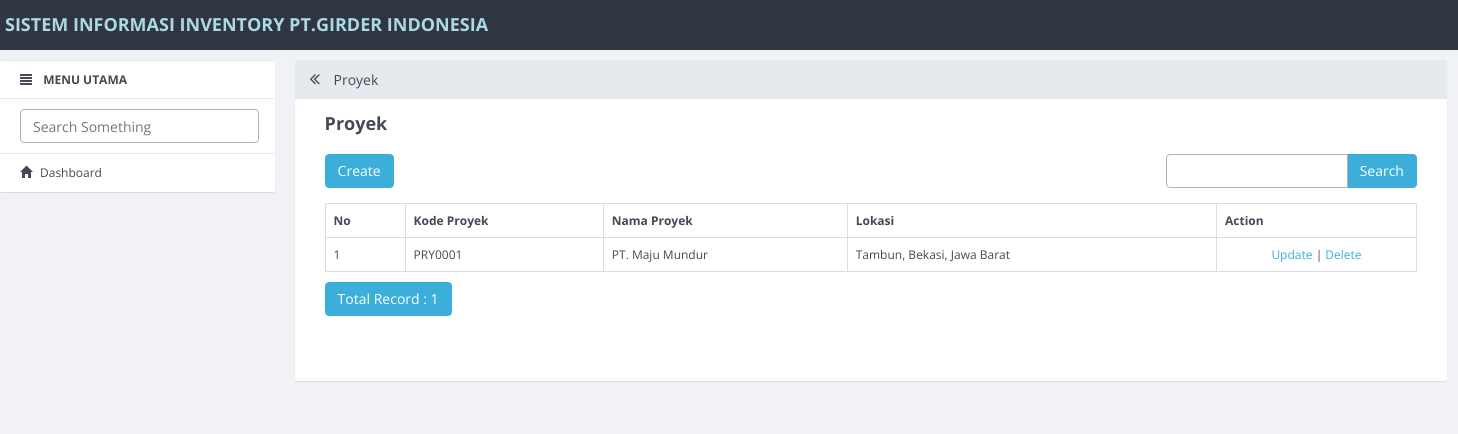
The page /index.php/proyek on the database its author committed.
### tables this page shows
CREATE TABLE `proyek` (
  `id_proyek` int(11) NOT NULL,
  `kd_proyek` varchar(225) NOT NULL,
  `nama_proyek` varchar(225) NOT NULL,
  `lokasi` varchar(225) NOT NULL,
  `luas_tanah` varchar(225) NOT NULL
);

### application/controllers/Proyek.php (called while the page is built, shortened)
<?php
class Proyek extends CI_Controller
{
  function __construct()
  {
    $this->load->model('Proyek_model');
    $this->load->model('No_urut');
    $this->load->library('form_validation');
  }
  public function index()
  {
    $q = urldecode($this->input->get('q', TRUE));
    $start = intval($this->input->get('start'));
    if ($q <> '') {
      $config['base_url'] = base_url() . 'proyek/index.html?q=' . urlencode($q);
      $config['first_url'] = base_url() . 'proyek/index.html?q=' . urlencode($q);
    } else {
      $config['base_url'] = base_url() . 'proyek/index.html';
      $config['first_url'] = base_url() . 'proyek/index.html';
    }
    $config['per_page'] = 10;
    $config['page_query_string'] = TRUE;
    $config['total_rows'] = $this->Proyek_model->total_rows($q);
    $nama_proyek = $this->Proyek_model->get_limit_data($config['per_page'], $start, $q);
    $this->load->library('pagination');
    $this->pagination->initialize($config);
    $data = array(
      'proyek' => $nama_proyek,
      'q' => $q,
      'pagination' => $this->pagination->create_links(),
      'total_rows' => $config['total_rows'],
      'start' => $start,
      'konten' => 'proyek/proyek_list',
      'judul' => 'Proyek',
    );
    $this->load->view('v_index', $data);
  }
}

### index.php (called while the page is built, shortened)
<?php
require_once BASEPATH.'core/CodeIgniter.php';

### application/config/config.php (called while the page is built, shortened)
<?php
$config['base_url'] = "http://".$_SERVER['HTTP_HOST'];
$config['base_url'] .= preg_replace('@/+$@','',dirname($_SERVER['SCRIPT_NAME'])).'/';
$config['index_page'] = '';
$config['uri_protocol']	= 'REQUEST_URI';
$config['url_suffix'] = '.html';
$config['language']	= 'english';
$config['charset'] = 'UTF-8';
$config['enable_hooks'] = FALSE;
$config['subclass_prefix'] = 'MY_';
$config['composer_autoload'] = FALSE;
$config['permitted_uri_chars'] = 'a-z 0-9~%.:_\-';
$config['enable_query_strings'] = FALSE;
$config['controller_trigger'] = 'c';
$config['function_trigger'] = 'm';
$config['directory_trigger'] = 'd';
$config['allow_get_array'] = TRUE;
$config['log_threshold'] = 0;
$config['log_path'] = '';
$config['log_file_extension'] = '';
$config['log_file_permissions'] = 0644;
$config['log_date_format'] = 'Y-m-d H:i:s';
$config['error_views_path'] = '';
$config['cache_path'] = '';
$config['cache_query_string'] = FALSE;
$config['encryption_key'] = '';
$config['sess_driver'] = 'files';
$config['sess_cookie_name'] = 'ci_session';
$config['sess_expiration'] = 7200;
$config['sess_save_path'] = NULL;
$config['sess_match_ip'] = FALSE;
$config['sess_time_to_update'] = 300;
$config['sess_regenerate_destroy'] = FALSE;
$config['cookie_prefix']	= '';
$config['cookie_domain']	= '';
$config['cookie_path']		= '/';
$config['cookie_secure']	= FALSE;
$config['cookie_httponly'] 	= FALSE;
$config['standardize_newlines'] = FALSE;
$config['global_xss_filtering'] = FALSE;
$config['csrf_protection'] = FALSE;
$config['csrf_token_name'] = 'csrf_test_name';
$config['csrf_cookie_name'] = 'csrf_cookie_name';
$config['csrf_expire'] = 7200;
$config['csrf_regenerate'] = TRUE;
$config['csrf_exclude_uris'] = array();
$config['compress_output'] = FALSE;
$config['time_reference'] = 'local';
$config['rewrite_short_tags'] = FALSE;
$config['proxy_ips'] = '';

### application/models/Proyek_model.php (called while the page is built, shortened)
<?php
class Proyek_model extends CI_Model
{
  public $table = 'proyek';
  public $id = 'id_proyek';
  public $order = 'DESC';
  function total_rows($q = NULL)
  {
    $this->db->like('id_proyek', $q);
    $this->db->or_like('nama_proyek', $q);
    $this->db->or_like('lokasi', $q);
    $this->db->from($this->table);
    return $this->db->count_all_results();
  }
  function get_limit_data($limit, $start = 0, $q = NULL)
  {
    $this->db->order_by($this->id, $this->order);
    $this->db->like('id_proyek', $q);
    $this->db->or_like('nama_proyek', $q);
    $this->db->or_like('lokasi', $q);
    $this->db->limit($limit, $start);
    return $this->db->get($this->table)->result();
  }
}

### application/views/proyek/proyek_list.php (the view, shortened to what this page needs)
<div class="row" style="margin-bottom: 10px">
    <div class="col-md-4">
        <?php echo anchor(site_url('proyek/create'), 'Create', 'class="btn btn-primary"'); ?>
    </div>
    <div class="col-md-4 text-center">
    </div>
    <div class="col-md-1 text-right">
    </div>
    <div class="col-md-3 text-right">
        <form action="<?php echo site_url('proyek/index'); ?>" class="form-inline" method="get">
            <div class="input-group">
                <input type="text" class="form-control" name="q" value="<?php echo $q; ?>">
                <span class="input-group-btn">
                    <button class="btn btn-primary" type="submit">Search</button>
                </span>
            </div>
        </form>
    </div>
</div>
<table class="table table-bordered" style="margin-bottom: 10px">
    <tr>
        <th>No</th>
        <th>Kode Proyek</th>
        <th>Nama Proyek</th>
        <th>Lokasi</th>
        <th>Action</th>
    </tr><?php
            foreach ($proyek as $proyek) {
            ?>
        <tr>
            <td width="80px"><?php echo ++$start ?></td>
            <td><?php echo $proyek->kd_proyek ?></td>
            <td><?php echo $proyek->nama_proyek ?></td>
            <td><?php echo $proyek->lokasi ?></td>
            <td style="text-align:center" width="200px">
                <?php
                if ($this->session->userdata('level') == "manajer") {
                    echo anchor(site_url('proyek/update/' . $proyek->id_proyek), 'Update');
                } else {
                    echo anchor(site_url('proyek/update/' . $proyek->id_proyek), 'Update');
                    echo ' | ';
                    echo anchor(site_url('proyek/delete/' . $proyek->id_proyek), 'Delete', 'onclick="javasciprt: return confirm(\'Are You Sure ?\')"');
                }
                ?>
            </td>
        </tr>
    <?php
            }
    ?>
</table>
<div class="row">
    <div class="col-md-6">
        <a href="#" class="btn btn-primary">Total Record : <?php echo $total_rows ?></a>
    </div>
    <div class="col-md-6 text-right">
    </div>
</div>

### rows shown on the page
proyek: kd_proyek "PRY0001", nama_proyek "PT. Maju Mundur", lokasi "Tambun, Bekasi, Jawa Barat", id_proyek "Update", id_proyek "Delete"

### other values the page prints
$judul "Proyek"
anchor(site_url('proyek/create'), 'Create', 'class="btn btn-primary"') "Create"
$total_rows "1"
